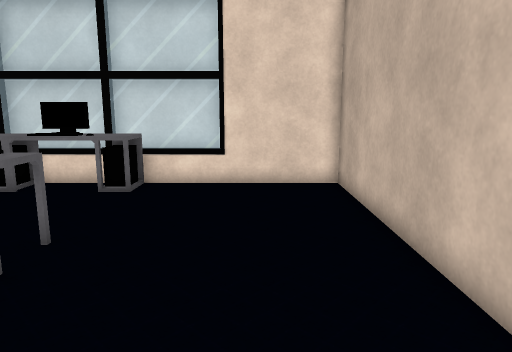
View 1 (above)

23 first-person views from a walk through a 3-D level made in the Unity game engine. The camera is 1.5 m above the floor, tilts 10° down and sees 70° across. The floor is counted in squares, 0.6 m on a side. Each view is taken from the middle of a square. On the plan, view 1 faces up. The plan holds only what a view shows up to about 20 squares ahead; the rest is blank. The place goes on beyond the plan. The player is left out. Surface patterns are stand-ins for the level's own textures.

View 2
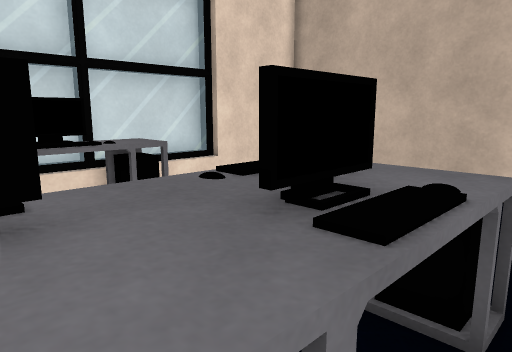

View 3
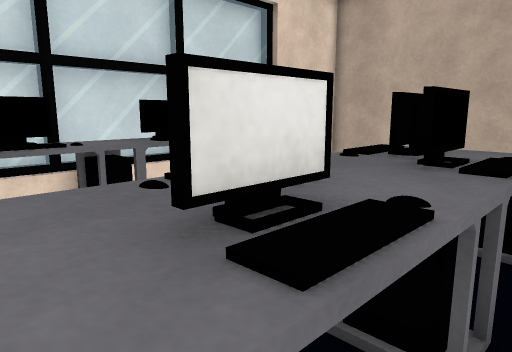

View 4
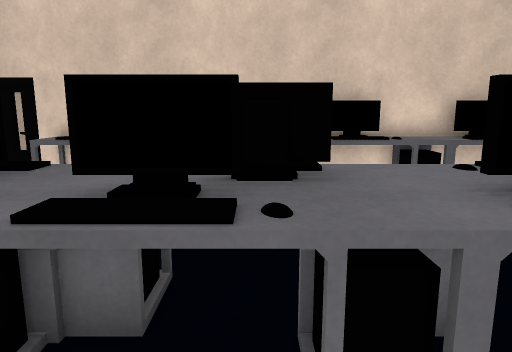

View 5
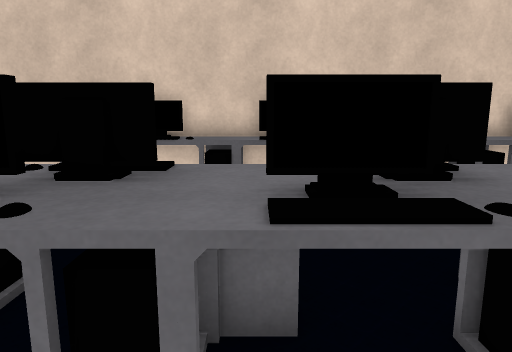

View 6
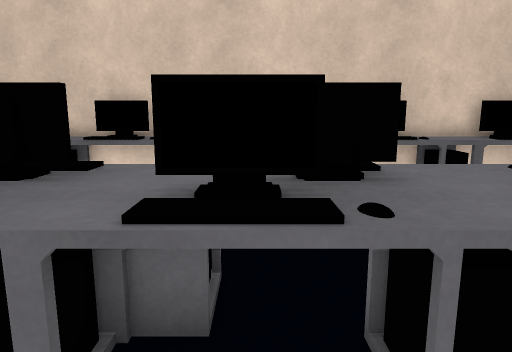

View 7
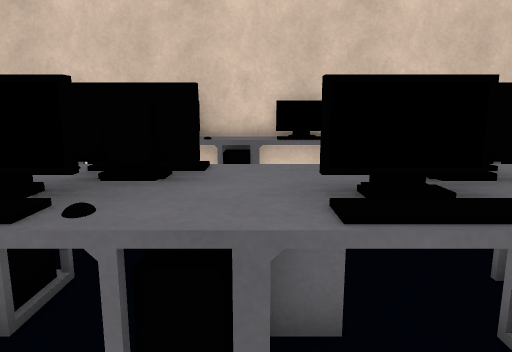

View 8
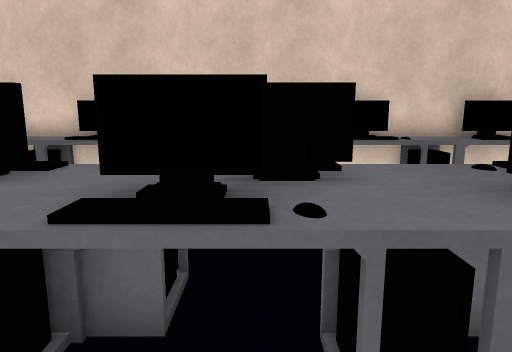

View 9
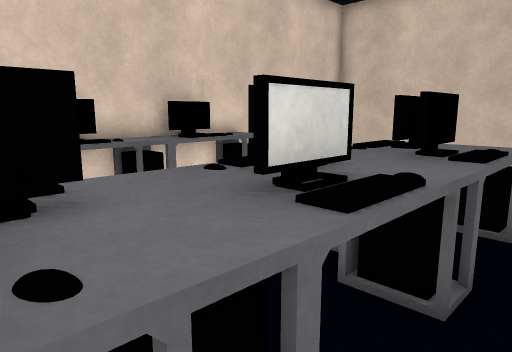

View 10
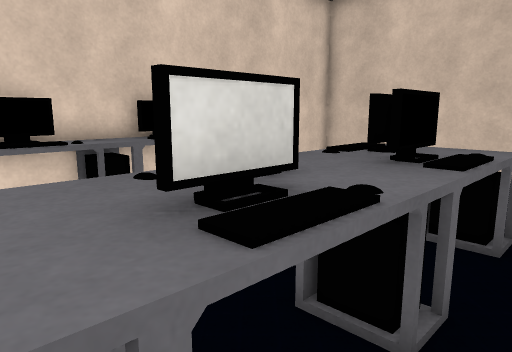

View 11
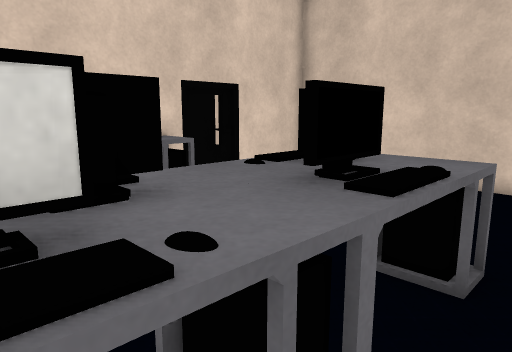

View 12
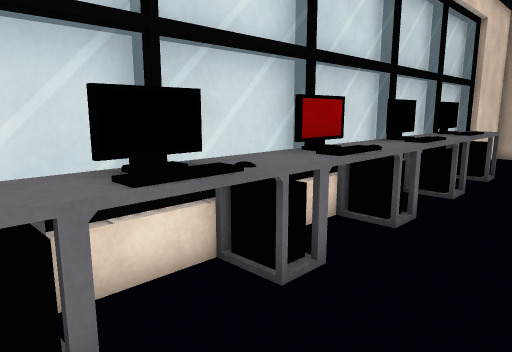

View 13
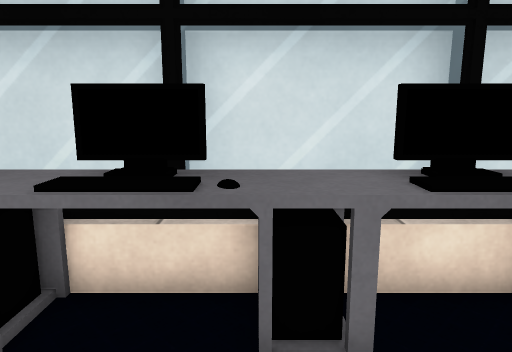

View 14
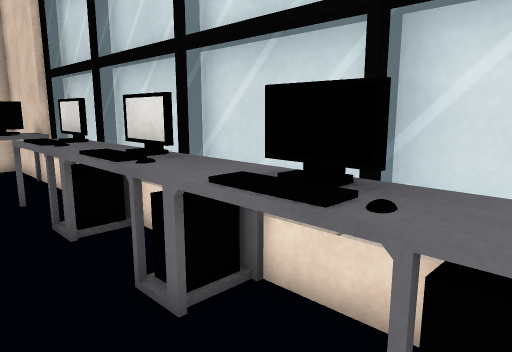

View 15
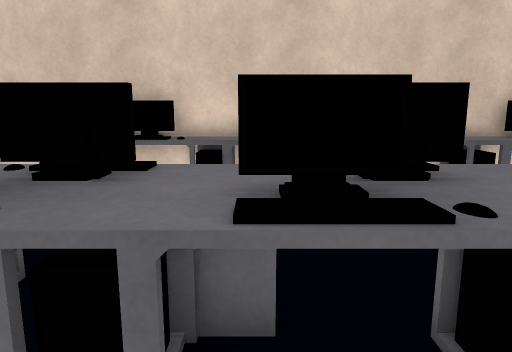

View 16
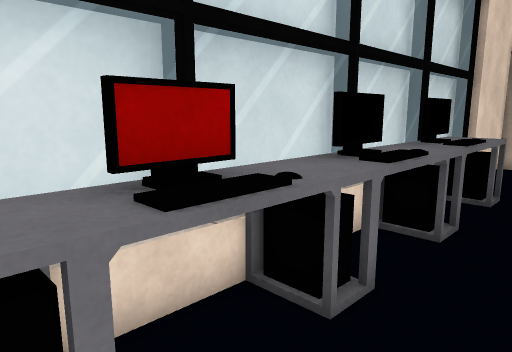

View 17
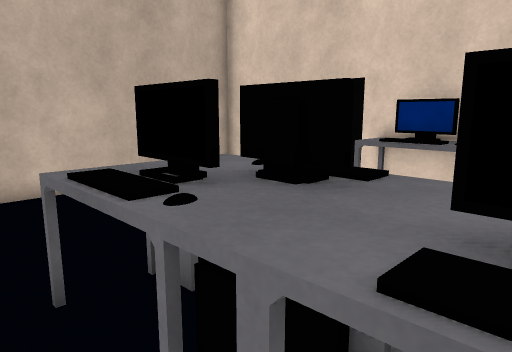

View 18
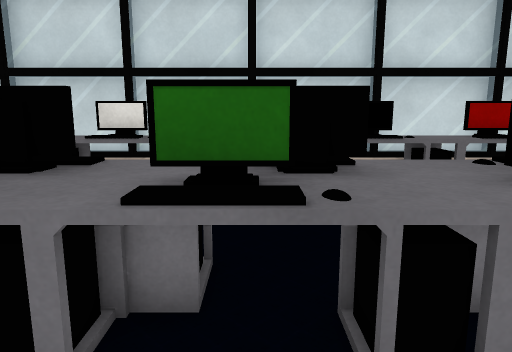

View 19
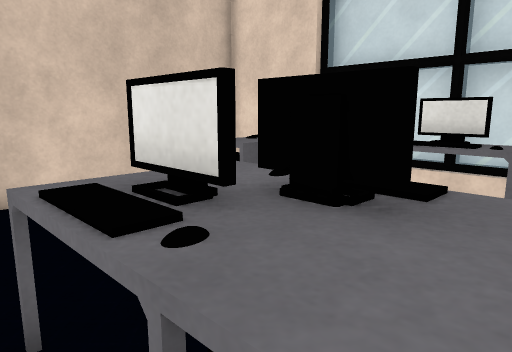

View 20
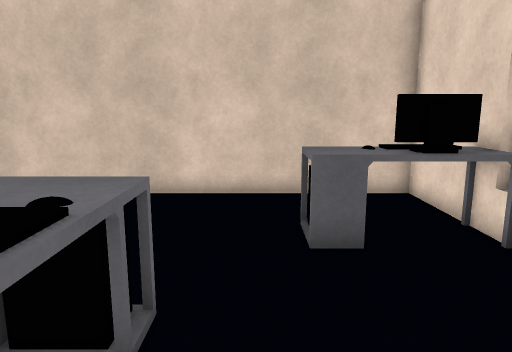

View 21
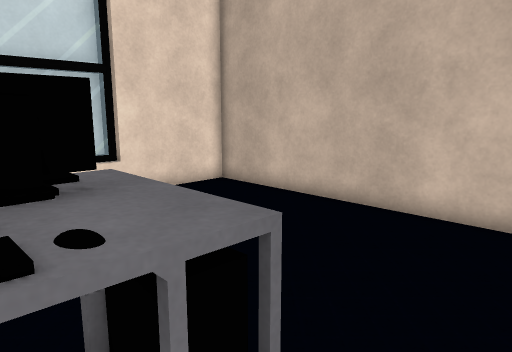

View 22
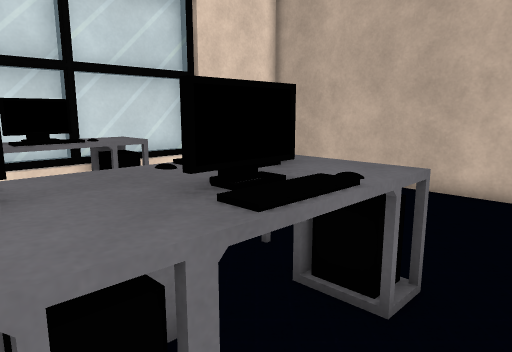

View 23
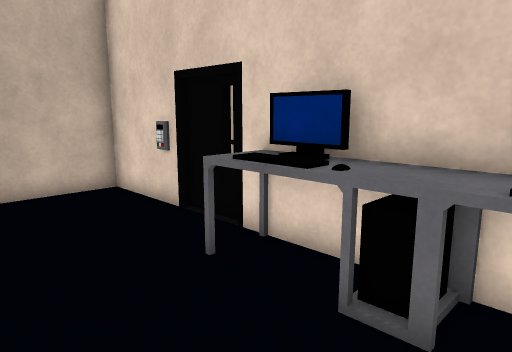

### Floor plan
Key: @ floor where view 1 was taken; # wall or solid block; x gap in a wall; . floor; = window, fence, low wall or low ledge; ^ raised ledge.
Columns run from 37 left of view 1 to 3 right of it. Each row starts with its distance up from view 1.
 14     #####                       #####
 13 ###### ###########################==#####
 12 #  ^^. ^^^^^^^^^^^^^^^^^^^^^^^^^^^      #
 11 #  ^#= ^^^^^^^^^^^^^^^^^^^^^^^^^^^      #
 10 #  ^^x                                  #
  9 #  ^^.          . .  .  .. .            #
  8 #          . . ...          .           #
  7 #      .^.^^^.^^^.^^..^^.^^^.^^^.=      #
  6 #    ..^^^^^^^^^^^^^^^^^^^^^^^^^^^      #
  5 #    ..^^^^^^^^^^^^^^^^^^^^^^^^^^^..    #
  4 #    ..^^^^^ ^^^^^^^^^^^^^^^^^^^^^..    #
  3 #          .  .. ..  ..  .  .           #
  2 #                           .  .        #
  1 #               .                       #
  0 #                                    @  #
 -1 #      ^^^^^^^^^^^^^^^^^^^^^^^^^^^      #
 -2 ########^##^##^^##^^##^^##^##^^##########
 -3       #

Where each view was taken, in squares from view 1:
view 1: 0 up, 0 right, facing up
view 2: 3 up, 9 left, facing up-right
view 3: 3 up, 12 left, facing up-right
view 4: 9 up, 10 left, facing down
view 5: 9 up, 12 left, facing down
view 6: 9 up, 13 left, facing down
view 7: 9 up, 19 left, facing down
view 8: 9 up, 21 left, facing down
view 9: 8 up, 21 left, facing down-left
view 10: 8 up, 22 left, facing down-left
view 11: 8 up, 24 left, facing down-left
view 12: 8 up, 20 left, facing up-right
view 13: 8 up, 20 left, facing up
view 14: 9 up, 19 left, facing up-left
view 15: 9 up, 16 left, facing down
view 16: 9 up, 16 left, facing up-right
view 17: 8 up, 9 left, facing down-right
view 18: 1 up, 21 left, facing up
view 19: 3 up, 26 left, facing up-left
view 20: 8 up, 26 left, facing left
view 21: 2 up, 6 left, facing up-right
view 22: 2 up, 9 left, facing up-right
view 23: 3 up, 9 left, facing down-right
